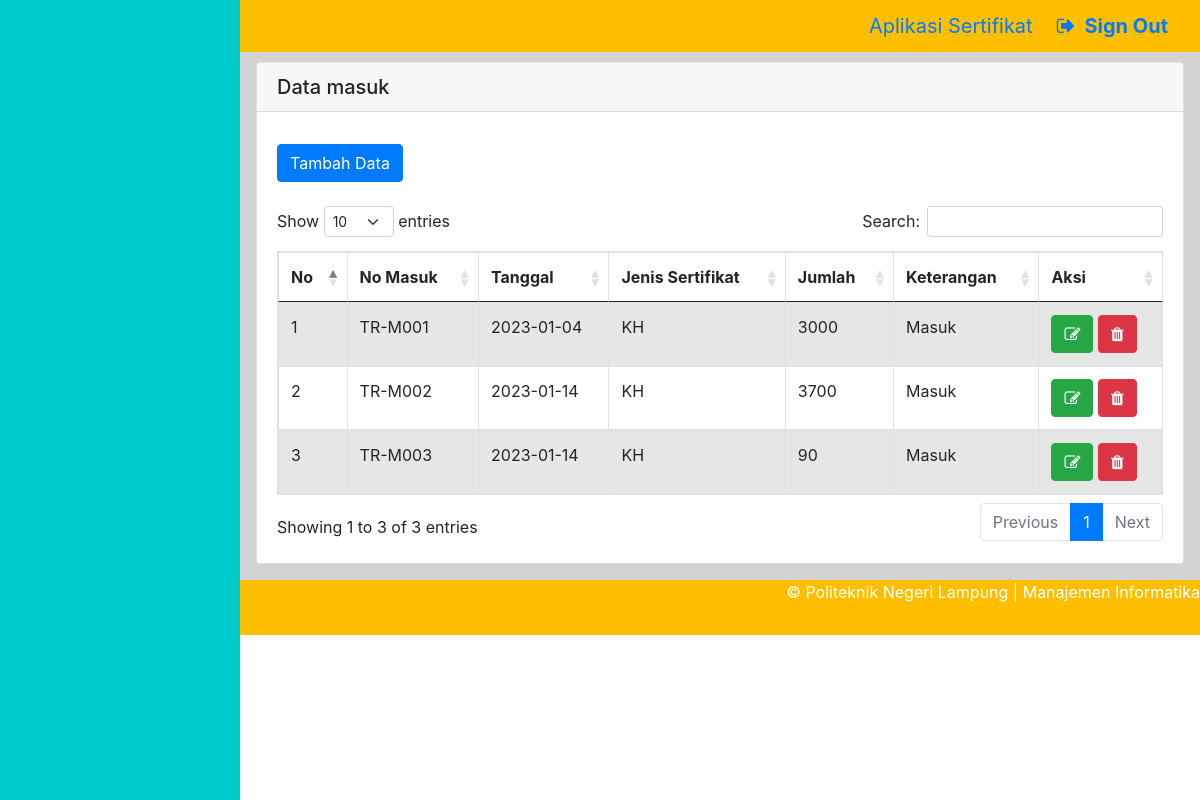
Page /index.php/masuk on the committed database.
### tables this page shows
CREATE TABLE `masuk` (
  `id_masuk` int(11) NOT NULL,
  `no_masuk` varchar(50) NOT NULL,
  `tanggal_masuk` date NOT NULL,
  `id_jenis_sertifikat` int(11) NOT NULL,
  `jumlah` int(11) NOT NULL,
  `keterangan` varchar(50) NOT NULL
);

CREATE TABLE `jenis_sertifikat` (
  `id_jenis_sertifikat` int(11) NOT NULL,
  `jenis_sertifikat` varchar(50) NOT NULL
);

### application/controllers/Masuk.php (called while the page is built, shortened)
<?php
class Masuk extends CI_Controller
{
	public function __construct()
	{
		$this->load->model('M_Masuk');
		$this->load->model('M_Jenis_Sertifikat');
	}
	public function index()
	{
		$queryAllMasuk = $this->M_Masuk->getDataMasuk();
		$queryAlljenis_sertifikat = $this->M_Jenis_Sertifikat->getDataJs();
		$queryTotalKH = $this->M_Masuk->totalKH();
		$queryTotalKT = $this->M_Masuk->totalKT();
		$Data = array(
			'queryAllMsk' => $queryAllMasuk,
			'queryAllJs' => $queryAlljenis_sertifikat,
			'queryTotalKH' => $queryTotalKH,
			'queryTotalKT' => $queryTotalKT
		);
		$this->load->view('v_masuk', $Data);
	}
}

### index.php (called while the page is built, shortened)
<?php
require_once BASEPATH.'core/CodeIgniter.php';

### application/models/M_Masuk.php (called while the page is built, shortened)
<?php
class M_Masuk extends CI_Model
{
	function getDataMasuk()
	{
		$query = $this->db->get('masuk');
		return $query->result();
	}
}

### application/models/M_Jenis_Sertifikat.php (called while the page is built, shortened)
<?php
class M_Jenis_Sertifikat extends CI_Model {
	function getDataJs(){
		$query = $this->db->get('jenis_sertifikat');
		return $query->result();
	}
}

### application/views/v_masuk.php (the view, shortened to what this page needs)
?><!DOCTYPE html>
<html lang="en">
<head>
	<link href="<?php echo base_url().'assets/DataTables/datatables.min.css'?>" rel="stylesheet">
</head>
<body>
	<div class="wrapper-konten">
		<div class="card">
			<h5 class="card-header">Data masuk</h5>
			<div class="card-body">
				<h5 class="card-title"></h5>
				<a href="<?php echo base_url('masuk/halaman_tambah') ?>"><button class="btn btn-primary" >Tambah Data</button></a>
				<br>
				<br>
				<table id="example" class="table table-striped table-bordered" cellspacing="0" width="100%">
					<thead>
						<tr>
							<th class="th-sm">No</th>
							<th class="th-sm">No Masuk</th>
							<th class="th-sm">Tanggal </th>
							<th class="th-sm">Jenis Sertifikat</th>
							<th class="th-sm">Jumlah</th>
							<th class="th-sm">Keterangan</th>
							<th class="th-sm">Aksi</th>
						</tr>
					</thead>
					<tbody>
						<?php
						$count=0;
						foreach ($queryAllMsk as $row){
							$count = $count+1;
							?>
							<tr>
								<td><?php echo $count ?></td>
								<td><?php echo $row->no_masuk ?></td>
								<td><?php echo $row->tanggal_masuk ?></td>
								<?php
								foreach ($queryAllJs as $row3){
									if ($row3->id_jenis_sertifikat ==$row->id_jenis_sertifikat) {
										?>
										<td><?php echo $row3->jenis_sertifikat ?></td>
									<?php }}   ?>
								<td><?php echo $row->jumlah ?></td>
								<td><?php echo $row->keterangan ?></td>
								<td><a href="<?php echo base_url('masuk/halaman_edit') ?>/<?php echo $row->id_masuk ?> "><button type="button" class="btn btn-success"><i class="fa fa-pencil-square-o" aria-hidden="true"></i></button></a>
									<button type="button" class="btn btn-danger"  onclick="Swal.fire({
										title: 'Peringatan!!',
										text: 'Apakah anda yakin ingin menghapus data?',
										icon: 'warning',
										showCancelButton: true,
										confirmButtonColor: '#3085d6',
										cancelButtonColor: '#d33',
										confirmButtonText: 'Ya, Hapus!'
									}).then((result) => {
										if (result.isConfirmed) {
											window.location.href='masuk/fungsiDelete_Msk/<?php echo $row->id_masuk?>';
											Swal.fire(
												'Dihapus!',
												'Data Berhasil Dihapus.',
												'success'
												)
										}
									})">
									<i class="fa fa-trash" aria-hidden="true"></i>
								</button></td>
							</tr>
						<?php } ?>
					</tbody>
				</table>
			</div>
		</div>
	</div>
</body>
</html>

### assets/css/tampilan.css (style rules this page uses)
.wrapper-konten { margin-left: 20%; padding:10px 16px; min-height: 33rem; background-color: #d3d3d3; }

### rows in the picture
masuk: no_masuk "TR-M001", tanggal_masuk "2023-01-04", jumlah "3000", keterangan "Masuk"
jenis_sertifikat: jenis_sertifikat "KH"
masuk: no_masuk "TR-M002", tanggal_masuk "2023-01-14", jumlah "3700", keterangan "Masuk"
masuk: no_masuk "TR-M003", tanggal_masuk "2023-01-14", jumlah "90", keterangan "Masuk"
